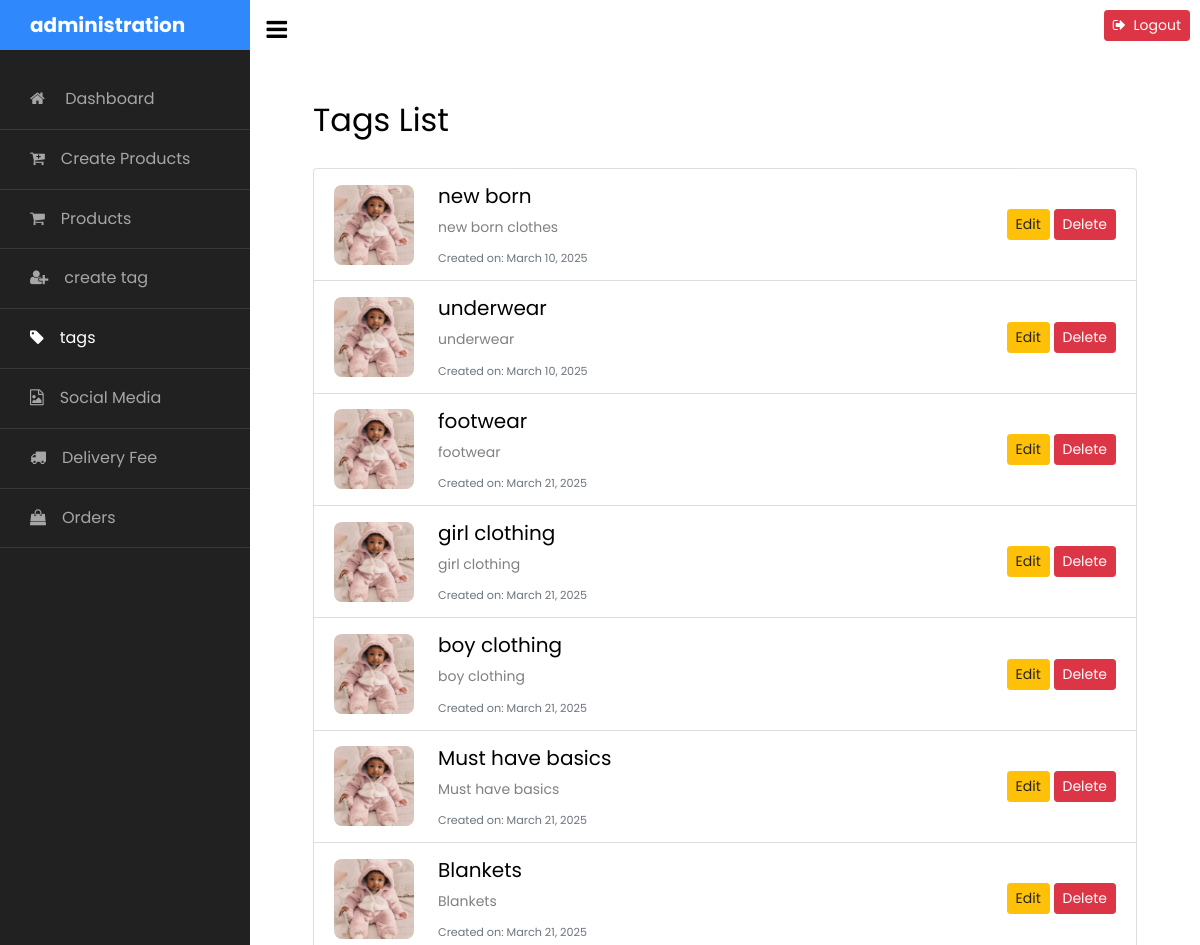
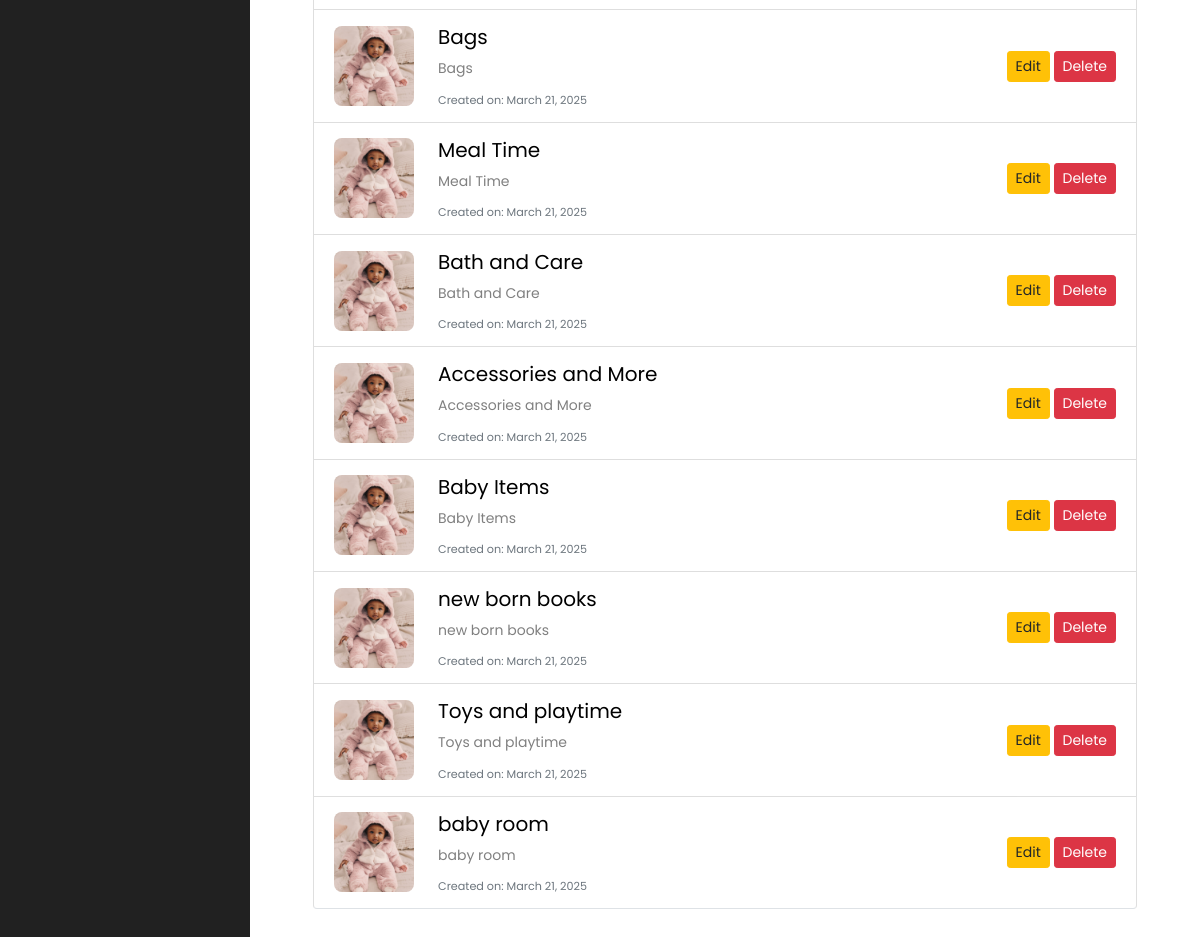
/admin-pages/index.php?file=tagspage.php (signed in), run on the app's committed database (2 pictures, top to bottom).
### tables this page shows
CREATE TABLE IF NOT EXISTS `tags` (
  `tag_id` int NOT NULL AUTO_INCREMENT,
  `name` varchar(100) DEFAULT NULL,
  `description` text,
  `image` varchar(255) DEFAULT NULL,
  `created_at` timestamp NOT NULL DEFAULT CURRENT_TIMESTAMP,
  PRIMARY KEY (`tag_id`)
);

### classes/tag.php (called while the page is built, shortened)
<?php
class Tag
{
    private $conn;
    private $table_name = "tags";
    public function __construct($db)
    {
        $this->conn = $db;
    }
    public function getAll()
    {
        $query = "SELECT * FROM " . $this->table_name;
        $stmt = $this->conn->prepare($query);
        $stmt->execute();
        return $stmt;
    }
}

### admin-pages/tagspage.php (the view, shortened to what this page needs)
<?php
include_once '../classes/tag.php';
$database = new Database();
$db = $database->getConnection();
$tag = new Tag($db);
$tags = $tag->getAll();
?>
<!DOCTYPE html>
<html lang="en">
<head>
</head>
<body>
<div class="container mt-5">
    <h2 class="mb-4">Tags List</h2>
<div class="list-group">
    <?php foreach ($tags as $tag_item): ?>
        <div class="list-group-item d-flex align-items-center border-bottom">
            <div class="me-3 mr-4" style="width: 80px; height: 80px;">
                <img src="<?php echo $tag_item['image']; ?>" class="img-fluid" alt="Tag Image" style="object-fit: cover; width: 100%; height: 100%; border-radius: 8px;">
            </div>
            <div class="d-flex flex-column flex-grow-1">
                <h5 class="mb-1"><?php echo htmlspecialchars($tag_item['name']); ?></h5>
                <p class="mb-2"><?php echo htmlspecialchars($tag_item['description']); ?></p>
                <small class="text-muted">Created on: <?php echo date("F j, Y", strtotime($tag_item['created_at'])); ?></small>
            </div>
            <div>
                <a href="index.php?file=edittagspage.php&id=<?php echo $tag_item['tag_id']; ?>" class="btn btn-warning btn-sm">Edit</a>
                <a href="proccess/delete_tag.php?id=<?php echo $tag_item['tag_id']; ?>" class="btn btn-danger btn-sm" onclick="return confirm('Are you sure you want to delete this tag?')">Delete</a>
            </div>
        </div>
    <?php endforeach; ?>
</div>
</div>
</body>
</html>

### data on the page
tags: image (picture), name "new born", description "new born clothes", created_at "March 10, 2025"
tags: image (picture), name "underwear", description "underwear", created_at "March 10, 2025"
tags: image (picture), name "footwear", description "footwear", created_at "March 21, 2025"
tags: image (picture), name "girl clothing", description "girl clothing", created_at "March 21, 2025"
tags: image (picture), name "boy clothing", description "boy clothing", created_at "March 21, 2025"
tags: image (picture), name "Must have basics", description "Must have basics", created_at "March 21, 2025"
tags: image (picture), name "Blankets", description "Blankets", created_at "March 21, 2025"
tags: image (picture), name "Bags", description "Bags", created_at "March 21, 2025"
tags: image (picture), name "Meal Time", description "Meal Time", created_at "March 21, 2025"
tags: image (picture), name "Bath and Care", description "Bath and Care", created_at "March 21, 2025"
tags: image (picture), name "Accessories and More", description "Accessories and More", created_at "March 21, 2025"
tags: image (picture), name "Baby Items", description "Baby Items", created_at "March 21, 2025"
tags: image (picture), name "new born books", description "new born books", created_at "March 21, 2025"
tags: image (picture), name "Toys and playtime", description "Toys and playtime", created_at "March 21, 2025"
tags: image (picture), name "baby room", description "baby room", created_at "March 21, 2025"
